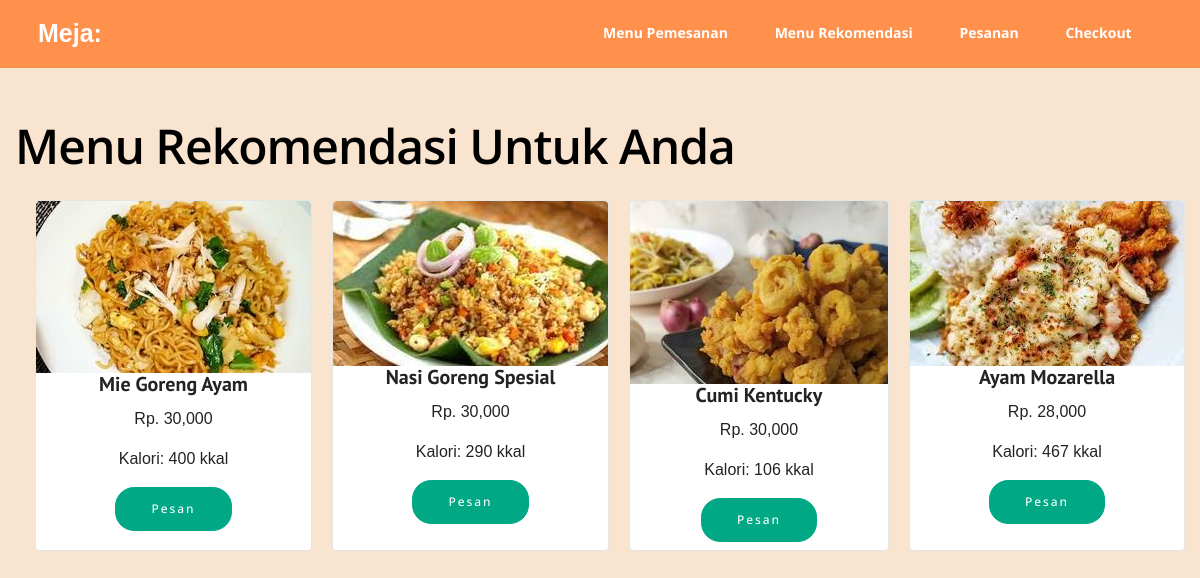
/menu_rekomendasi.php, run on the app's committed database.
### tables this page shows
CREATE TABLE IF NOT EXISTS `table_menu` (
  `id` int(11) NOT NULL AUTO_INCREMENT,
  `nama_menu` varchar(50) NOT NULL,
  `makanan_or_minuman` varchar(50) NOT NULL,
  `harga` double NOT NULL DEFAULT 0,
  `type_makanan` double NOT NULL DEFAULT 0,
  `kalori` double NOT NULL DEFAULT 0,
  `gambar` text NOT NULL,
  PRIMARY KEY (`id`)
);

### menu_rekomendasi.php (the view, shortened to what this page needs)
<?php include "template/top.php"; ?>
<?php
  include('admin/config/connect-db.php');
  $val_kepentingan = array();
  $data            = array();
  $kep1            = array();
  $kep2            = array();
  $kep3            = array();
  $kep4            = array();
  $normalisasi     = array();
  $hasil           = array();
  $i = 0;
  $r = mysqli_query($mysqli, "SELECT * FROM table_setting_saw");
  while($e = mysqli_fetch_array($r)) {
     $val_kepentingan[$i] = $e['nilai_kepentingan'];
     $i++;
  }
  $j = 0;
  $result = mysqli_query($mysqli, "SELECT * FROM table_menu");
  while($d = mysqli_fetch_array($result)) {
    $r = mysqli_query($mysqli, "SELECT COUNT(*) tot FROM table_transaksi WHERE id_menu = $d[id]");
    $rc = mysqli_fetch_array($r);
    $s = mysqli_query($mysqli, "SELECT COUNT(*) tot FROM table_transaksi");
    $rs = mysqli_fetch_array($s);
    $trasaksi = number_format(($rc['tot']/$rs['tot'])*100,2);
    $data[$j] = array(
                     $d['nama_menu'],
               $d['harga'],
               $d['type_makanan'],
               $d['kalori'],
               $trasaksi,
               $d['gambar']
              );
    $kep1[$j]  = $d['harga'];
    $kep2[$j]  = $d['type_makanan'];
    $kep3[$j]  = $d['kalori'];
    $kep4[$j]  = $trasaksi;
    $j++;
  }
  $kep1_pembagi = min($kep1);
  $kep2_pembagi = max($kep2);
  $kep3_pembagi = max($kep3);
  $kep4_pembagi = max($kep4);
  $k = 0;
  foreach ($data as $dd) {
    $normalisasi[$k] = array(
                         $dd[0],
                         $dd[1],
                         $dd[2],
                         $dd[3],
                         $dd[4],
                         $dd[5],
                   $kep1_pembagi/$dd[1],
                   $dd[2]/$kep2_pembagi,
                   $dd[3]/$kep3_pembagi,
                   $dd[4]/$kep4_pembagi
                );
    $k++;
  }
  $x = 0;
  foreach ($normalisasi as $nn) {
    $hasil[$x] = array(
                       $nn[0],
                       $nn[1],
                       $nn[2],
                       $nn[3],
                       $nn[4],
                       $nn[5],
                       ($nn[1]*$val_kepentingan[0])+
                       ($nn[2]*$val_kepentingan[1])+
                       ($nn[3]*$val_kepentingan[2])+
                       ($nn[4]*$val_kepentingan[3])
              );
    $x++;
  }
  $keys = array_column($hasil, 6);
  array_multisort($keys, SORT_DESC, $hasil);
?>
 <section class="mbr-section mbr-section-hero mbr-section-full mbr-after-navbar" id="header1-1">
        <div class="mbr-table-cell">
            <div class="container-fluid">
                <div class="row">
                    <div class="mbr-section-full col-md-12 col-lg-11">
                        <h4 class="mbr-section-title display-2" id="judul" style="padding-top: 120px;">Menu Rekomendasi Untuk Anda</h4>
<center>
<?php
$no=1;
foreach ($hasil as $df) {
  if($no < 5){
?>
<?php if($no==1){ echo '<div class="card-deck">'; }?>
    <div class="card">
      <img src="admin/gambar/<?php echo $df[5]; ?>" class="card-img-top" alt="...">
      <div class="card-body">
        <h5 class="card-title"><b><?php echo $df[0]; ?></b></h5>
            <p class="card-text">Rp. <?php echo number_format($df[1]); ?></p>
            <p class="card-text">Kalori: <?php echo number_format($df[3]); ?> kkal</p>
            <p class="card-text">
              <a href="pesanan-get.php?menu=<?php echo $df[0]; ?>||<?php echo $df[1]; ?>&loadto=menu_rekomendasi.php" onclick="return confirm('Apakah Anda Yakin Memilih Menu Ini?');" class="btn btn-success"> Pesan </a>
            </p>
      </div>
    </div>
  <?php if($no==4){ echo "</div>"; } ?>
  <?php $no++; ?>
<?php } } ?>
                        </div>
                    </div>
                </div>
            </div>
    </section>
<?php include "template/bottom.php"; ?>

### template/top.php (shortened to what this page needs)
<!DOCTYPE html>
    <html lang="en" class="desktop mbr-site-loaded"><head><meta http-equiv="Content-Type" content="text/html; charset=UTF-8">
    <link href="assets/font-awesome.css" rel="stylesheet">
    <link rel="stylesheet" href="https://maxcdn.bootstrapcdn.com/bootstrap/3.4.1/css/bootstrap.min.css">
    <link rel="stylesheet" href="assets/style.css">
    <link rel="stylesheet" href="assets/material.css">
    <link rel="stylesheet" href="assets/tether.min.css">
    <link rel="stylesheet" href="assets/bootstrap.min.css">
    <link rel="stylesheet" href="assets/socicon.min.css">
    <link rel="stylesheet" href="assets/style(1).css">
    <link rel="stylesheet" href="assets/style(2).css">
    <link href="assets/bootstrap-datetimepicker/bootstrap-datetimepicker.min.css" rel="stylesheet">
    <link rel="stylesheet" href="assets/mbr-additional.css" type="text/css"><style>.cke{visibility:hidden;}</style></head>
    <body style="">
    <link rel="stylesheet" href="assets/flipclock.css" type="text/css">
    <link href="assets/centerblue.css" rel="stylesheet">
    <link href="assets/main.css" rel="stylesheet">
    <link rel="stylesheet" href="assets/jquery-ui.css">
    <link rel="stylesheet" type="text/css" href="assets/css/gigo-responsive.css">
    <section id="menu-2">
        <nav class="navbar navbar-dropdown bg-color navbar-fixed-top navbar-short">
            <div class="container">
                <div class="mbr-table">
                    <div class="mbr-table-cell">
                        <div class="navbar-brand">
                            <a class="navbar-caption" href="#" style="font-size: 25px;font-weight: bold;"><b style="color:#fff;">Meja: </b></a>
                        </div>
                    </div>
                    <div class="mbr-table-cell">
                        <ul class="nav-dropdown collapse pull-xs-right nav navbar-nav navbar-toggleable-sm" id="exCollapsingNavbar">
                            <li class="nav-item"><a class="nav-link link" href="index.php">Menu Pemesanan</a></li>
                            <li class="nav-item"><a class="nav-link link" href="menu_rekomendasi.php">Menu Rekomendasi</a></li>
                            <li class="nav-item"><a class="nav-link link" href="pesanan.php">Pesanan</a></li>
                            <li class="nav-item"><a class="nav-link link" href="checkout.php">Checkout</a></li>
                        </ul>
                    </div>
                </div>
            </div>
        </nav>
    </section>

### template/bottom.php (shortened to what this page needs)
</body></html>

### assets/style(1).css (style rules this page uses)
.navbar-dropdown { left: 0; padding: 0; position: absolute; right: 0; top: 0; transition: all 0.45s ease; z-index: 1030; }
.navbar-dropdown .navbar-brand { float: none; font-size: 0; padding: 1.25rem 0; position: relative; transition: padding 0.25s ease; white-space: nowrap; }
.navbar-dropdown .navbar-brand::before { content: ""; display: inline-block; height: 100%; vertical-align: middle; }
.navbar-dropdown .navbar-logo, .navbar-dropdown .navbar-caption { display: inline-block; vertical-align: middle; }
.navbar-dropdown .mbr-table-cell { height: 5.625rem; }
.navbar-dropdown .navbar-caption { font-family: "Montserrat"; font-size: 1rem; font-weight: 700; white-space: normal; }
.navbar-dropdown .navbar-caption, .navbar-dropdown .navbar-caption:hover { color: inherit; text-decoration: none; }
.navbar-dropdown.navbar-fixed-top { position: fixed; }
.navbar-dropdown.navbar-short .navbar-brand { padding: 0.625rem 0; }
.navbar-dropdown.navbar-short .mbr-table-cell { height: 3.625rem; }
.nav-dropdown { display: table !important; font-family: "Montserrat"; font-size: 0.75rem; font-weight: 700; height: auto !important; }
.nav-dropdown .nav-item { display: table-cell; float: none; vertical-align: middle; }
.nav-dropdown .link { margin: 1.667em; padding: 0; transition: color .2s ease-in-out; }
.nav-dropdown .link::after, .nav-dropdown .dropdown-item::after { color: inherit; }

### assets/style(2).css (style rules this page uses)
.container { position: relative; }
.btn { margin-bottom: 0.5rem; }
.btn { font-family: 'Montserrat', sans-serif; font-weight: 500; letter-spacing: 2px; padding: 0.75rem 2.1875rem; font-size: 0.75rem; line-height: 1.5; border-radius: 3px; -webkit-transition: all .3s ease-in-out; -moz-transition: all .3s ease-in-out; transition: all .3s ease-in-out; }
.btn-success { background-color: #90a878; border-color: #90a878; box-shadow: none; color: #fff; }
.display-2 { font-size: 3rem; font-weight: 600; letter-spacing: -1px; margin-bottom: 1.5625rem; margin-top: 3.5rem; }
body { font-family: 'Raleway', sans-serif; color: #232323; }
h1, h2, h3, h4, h5, h6, .h1, .h2, .h3, .h4, .h5, .h6, .display-1, .display-2, .display-3, .display-4 { font-family: 'Montserrat', sans-serif; word-break: break-word; word-wrap: break-word; }
.mbr-section { position: relative; padding-top: 120px; padding-bottom: 120px; background-position: 50% 50%; background-repeat: no-repeat; background-size: cover; }
.mbr-section-full { display: table; height: 100vh; padding-bottom: 0; padding-top: 0; table-layout: fixed; width: 100%; }
.mbr-section-full > .mbr-table-cell { width: 100%; }
.mbr-section-title { margin-top: 0; }
.mbr-section-hero::before { display: none !important; }
.mbr-section-hero .mbr-section-title { color: #fff; margin-bottom: 1.6875rem; }
.mbr-table { position: relative; display: table; width: 100%; }
.mbr-table-cell { position: relative; display: table-cell; float: none; padding-top: 0; padding-bottom: 0; vertical-align: middle; }

### assets/mbr-additional.css (style rules this page uses)
body, input, textarea, .mbr-company .list-group-text { font-family: "Arial", 'Open Sans', sans-serif; }
.btn, .alert, h1, h2, h3, h4, h5, h6, .h1, .h2, .h3, .h4, .h5, .h6, .display-1, .display-2, .display-3, .display-4, .mbr-figure .mbr-figure-caption, .mbr-gallery-title, .mbr-map [data-state-details], .mbr-price { font-family: 'PT Sans', sans-serif; }
.btn { border-radius: 1.6em; }
.btn-success { background-color: #00a885; border-color: #00a885; color: #ffffff; }
#header1-1 .mbr-section-title { text-align: left; color: #000000; font-family: 'Open Sans', sans-serif; }
#header1-1 .btn { font-family: 'Open Sans', sans-serif; }
#menu-2 .navbar-caption { color: #ffffff; font-family: 'Arial', sans-serif; }
#menu-2 .link, #menu-2 .dropdown-item { color: #ffffff; font-family: 'Open Sans', sans-serif; }
#menu-2 .link { font-size: 1rem; }
#menu-2 .navbar, #menu-2 .nav-dropdown-sm, #menu-2 .nav-dropdown-sm .link[aria-expanded="true"], #menu-2 .nav-dropdown-sm .dropdown-menu { background: #27569a; }

### assets/main.css (style rules this page uses)
html { height: 100%; font-family: 'Arial' !important; }
body { height: 100%; margin: 0; font-family: 'Arial' !important; }
a { color: #222; text-decoration: none; }

### assets/css/gigo-responsive.css (style rules this page uses)
:root { --main-color: #fff; --main-bg-color: #27569a; }

### data on the page
table_menu: gambar (picture), nama_menu "Mie Goreng Ayam", harga "30,000", kalori "400"
table_menu: gambar (picture), nama_menu "Nasi Goreng Spesial", harga "30,000", kalori "290"
table_menu: gambar (picture), nama_menu "Cumi Kentucky", harga "30,000", kalori "106"
table_menu: gambar (picture), nama_menu "Ayam Mozarella", harga "28,000", kalori "467"
